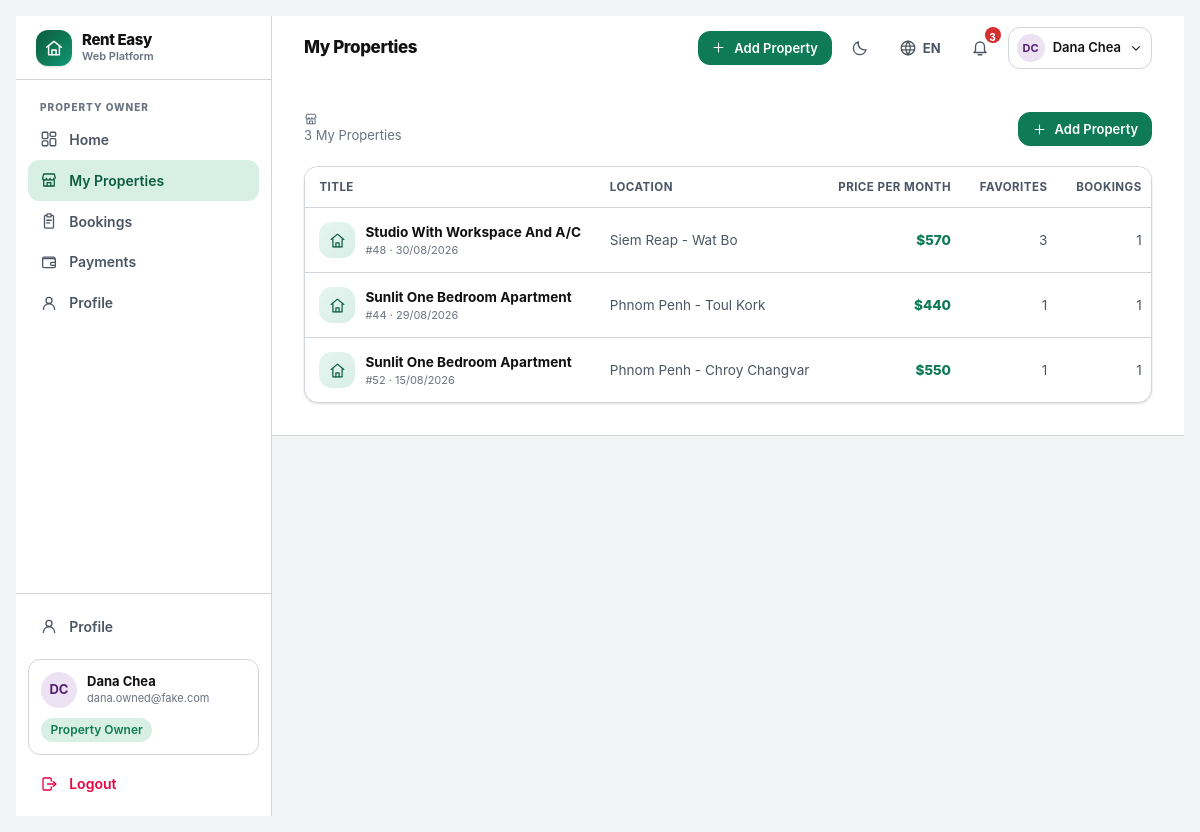
Screenshot of /owner/properties/ (signed in) with the database file from the repository.
### accounts/models.py (models this page shows, shortened)
class User(AbstractBaseUser, PermissionsMixin):
    email = models.EmailField(unique=True, max_length=254)
    username = models.CharField(max_length=30, unique=True, validators=[USERNAME_VALIDATOR])
    full_name = models.CharField(max_length=120, blank=True)
    role = models.CharField(max_length=16, choices=Role.choices, default=Role.RENTER, db_index=True)
    is_active = models.BooleanField(default=True)
    is_staff = models.BooleanField(default=False)
    date_joined = models.DateTimeField(default=timezone.now)
    last_login_at = models.DateTimeField(null=True, blank=True)
    objects = UserManager()
    USERNAME_FIELD = "email"
    REQUIRED_FIELDS = ["username"]
    class Meta:
        ordering = ["full_name", "email"]
        indexes = [models.Index(fields=["role", "is_active"])]
    @property
    def display_name(self) -> str:
        return self.full_name.strip() or self.username or self.email
    @property
    def is_renter(self) -> bool:
        return self.role == Role.RENTER
    @property
    def is_owner(self) -> bool:
        return self.role == Role.OWNER
    @property
    def avatar_hue(self) -> int:
        digest = sum(ord(c) for c in self.email)
        return (digest * 37) % 360

### listings/models.py (models this page shows, shortened)
class Property(models.Model):
    title = models.CharField(max_length=160)
    location = models.CharField(max_length=160, db_index=True)
    price_per_month = models.DecimalField(
        max_digits=10, decimal_places=2, validators=[MinValueValidator(0)], db_index=True
    )
    bedrooms = models.PositiveSmallIntegerField(default=1)
    bathrooms = models.PositiveSmallIntegerField(default=1)
    description = models.TextField(blank=True)
    owner = models.ForeignKey(settings.AUTH_USER_MODEL, on_delete=models.CASCADE, related_name="properties")
    created_at = models.DateTimeField(default=timezone.now)
    updated_at = models.DateTimeField(auto_now=True)
    objects = PropertyQuerySet.as_manager()
    class Meta:
        ordering = ["-created_at"]
        indexes = [
            models.Index(fields=["owner", "-created_at"]),
            models.Index(fields=["location", "price_per_month"]),
        ]
    @property
    def price_display(self) -> str:
        return "${:,.0f}".format(float(self.price_per_month or 0))

### listings/views.py (the view)
# urls.py: path("owner/properties/", views.owner_list, name="owner_list"),
@require_GET
@login_required
@role_guard("is_owner")
def owner_list(request):
    properties = (
        Property.objects.filter(owner=request.user)
        .annotate(favorite_count=_count_favorites(), booking_count=_count_bookings())
        .order_by("-created_at")
    )
    return render(request, "listings/owner_list.html", {"properties": properties})

### core/context_processors.py (called while the page is built)
def site(request):
    return {
        "SITE_NAME": "Rent Easy",
        "SUPPORTED_LANGUAGES": [
            {"code": code, "label": meta["label"], "native_label": meta["native_label"], "flag": meta["flag"]}
            for code, meta in i18n.LANGUAGES.items()
        ],
        "DEFAULT_LANGUAGE": i18n.DEFAULT_LANGUAGE,
        "DEBUG": settings.DEBUG,
    }

def i18n_context(request):
    language = getattr(request, "LANGUAGE_CODE_UI", i18n.DEFAULT_LANGUAGE)
    return {
        "LANG": language,
        "IS_KHMER": language == "km",
        "T": getattr(request, "translator", None) or i18n.Translator(language),
        "THEME": getattr(request, "theme", "light"),
        "IS_DARK": getattr(request, "theme", "light") == "dark",
    }

### core/i18n.py (called while the page is built)
    def __call__(self, key: str, /, **kwargs) -> str:
        pair = CATALOG.get(key)
        if pair is None:
            return key
        value = pair[1] if self.is_khmer else pair[0]
        if kwargs:
            try:
                return value.format(**kwargs)
            except (KeyError, IndexError, ValueError):
                return value
        return value

    def role_label(self, role: str | None) -> str:
        if not role:
            return self("unknown")
        return self(ROLE_KEYS.get(role, "unknown"))

### core/icons.py (called while the page is built)
def render_icon(name: str, size: int | str = 20, class_name: str = "", stroke_width: float | str | None = None) -> str:
    body = ICONS.get(name)
    if body is None:
        body = ICONS["info"]
    attrs = _STROKE_ATTRS
    if stroke_width is not None:
        attrs = attrs.replace('stroke-width="1.75"', f'stroke-width="{stroke_width}"')
    cls = f' class="{class_name}"' if class_name else ""
    return f'<svg {attrs}{cls} width="{size}" height="{size}">{body}</svg>'

### core/templatetags/ui.py (called while the page is built)
@register.simple_tag(name="icon")
def icon_tag(name: str, size: int = 20, css_class: str = "", stroke_width=None) -> str:
    return mark_safe(icon_lib.render_icon(name, size=size, class_name=css_class, stroke_width=stroke_width))

@register.filter(name="short_date")
def short_date(value) -> str:
    if not value:
        return ""
    try:
        return "{:02d}/{:02d}/{:04d}".format(value.day, value.month, value.year)
    except (AttributeError, ValueError):
        return str(value)

def _translator(context) -> Translator:
    t = context.get("T")
    return t if isinstance(t, Translator) else Translator("en")

### listings/views.py (called while the page is built)
def _count_favorites():
    from django.db.models import Count
    return Count("favorites", distinct=True)

### templates/listings/owner_list.html (shortened to what this page needs)
{% extends "base.html" %}
{% load ui humanize %}
{% block page_title %}{% t 'my_properties' %}{% endblock %}
{% block topbar_actions %}
<a href="{% url 'listings:owner_create' %}" class="btn btn-primary btn-sm">{% icon "plus" 15 %} {% t 'add_property' %}</a>
{% endblock %}
{% block content %}
<div class="space-y-5">
  <div class="flex flex-wrap items-center justify-between gap-3">
    <p class="text-[13px] text-ink-3">{% icon "store" 14 %} {{ properties|length }} {% t 'my_properties' %}</p>
    <a href="{% url 'listings:owner_create' %}" class="btn btn-primary btn-sm">{% icon "plus" 15 %} {% t 'add_property' %}</a>
  </div>
  {% if properties %}
    <div class="table-wrap app-card overflow-hidden">
      <table class="data-table">
        <thead>
          <tr>
            <th class="text-start">{% t 'title_label' %}</th>
            <th class="text-start">{% t 'location' %}</th>
            <th class="text-end">{% t 'price_per_month' %}</th>
            <th class="text-end">{% t 'favorites' %}</th>
            <th class="text-end">{% t 'bookings' %}</th>
          </tr>
        </thead>
        <tbody>
          {% for property in properties %}
            <tr>
              <td class="min-w-[12rem]">
                <div class="flex items-center gap-2.5">
                  <span class="property-thumb !h-9 !w-9">{% icon "home" 17 %}</span>
                  <span class="min-w-0">
                    <a href="{% url 'listings:owner_edit' property.pk %}" class="block truncate font-bold hover:text-primary">{{ property.title }}</a>
                    <span class="block text-[11px] text-ink-3">#{{ property.pk }} · {{ property.created_at|short_date }}</span>
                  </span>
                </div>
              </td>
              <td class="whitespace-nowrap text-ink-2">{{ property.location }}</td>
              <td class="whitespace-nowrap text-end font-extrabold text-primary">{{ property.price_display }}</td>
              <td class="text-end text-ink-2">{{ property.favorite_count|default:0 }}</td>
              <td class="text-end text-ink-2">{{ property.booking_count|default:0 }}</td>
            </tr>
          {% endfor %}
        </tbody>
      </table>
    </div>
  {% else %}
    {% url 'listings:owner_create' as create_url %}
  {% endif %}
</div>
{% endblock %}

### templates/base.html (shortened to what this page needs)
{% load static ui i18n %}<!doctype html>
<html lang="{{ LANG }}" class="{% if IS_DARK %}dark{% endif %}">
<head>
<link rel="stylesheet" href="{% static 'css/app.css' %}">
</head>
<body class="min-h-screen bg-canvas text-ink font-sans antialiased">
<div class="flex min-h-screen">
  {% if user.is_authenticated %}
  <aside class="hidden lg:flex lg:w-64 xl:w-72 shrink-0 flex-col border-r border-hairline bg-surface">
    <div class="flex h-16 items-center gap-2.5 border-b border-hairline px-5">
      <span class="grid h-9 w-9 place-items-center rounded-xl hero-gradient text-white shadow-sm">{% icon "logo" 20 %}</span>
      <span class="flex flex-col leading-tight">
        <span class="text-[15px] font-extrabold tracking-tight">{{ SITE_NAME }}</span>
        <span class="text-[11px] font-semibold text-ink-3">{% t 'platform_tag' %}</span>
      </span>
    </div>
    {% include "partials/_nav_sidebar.html" %}
  </aside>
  {% endif %}
  <div class="flex min-w-0 flex-1 flex-col">
    {% if user.is_authenticated %}
<header class="sticky top-0 z-40 border-b border-hairline bg-surface/95 backdrop-blur">
  <div class="flex h-16 items-center gap-3 px-4 sm:px-6 lg:px-8">
    <div class="min-w-0">
      <h1 class="truncate text-[17px] font-extrabold tracking-tight">{% block page_title %}{% t 'home' %}{% endblock %}</h1>
    </div>
    <div class="ms-auto flex items-center gap-1.5 sm:gap-2">
      {% block topbar_actions %}{% endblock %}
      {% include "partials/_preferences_inline.html" %}
      {% include "partials/_notifications.html" %}
      <div class="relative" data-dropdown>
        <button type="button" data-dropdown-toggle
                class="flex items-center gap-2 rounded-xl border border-hairline px-2 py-1.5 hover:border-primary transition-colors"
                aria-haspopup="true" aria-expanded="false">
          <span class="grid h-7 w-7 place-items-center rounded-full text-[11px] font-bold"
                style="background-color: hsl({{ user.avatar_hue }} 42% 92%); color: hsl({{ user.avatar_hue }} 55% 28%);">
            {{ user.display_name|initials }}
          </span>
          <span class="hidden text-[13px] font-semibold sm:block">{{ user.display_name }}</span>
          {% icon "chevron-down" 14 %}
        </button>
            <span class="pill pill-approved mt-2">{% role_label user.role as rl %}{{ rl.label }}</span>
      </div>
    </div>
  </div>
    {% endif %}
    <main id="main" class="flex-1">
      {% block content_wrapper %}
        <div class="mx-auto w-full max-w-7xl px-4 py-6 sm:px-6 lg:px-8 lg:py-8">
          {% block content %}{% endblock %}
        </div>
      {% endblock %}
    </main>
  </div>
</div>
</body>
</html>

### templates/partials/_nav_sidebar.html (shortened to what this page needs)
{% load ui %}
<nav class="flex-1 overflow-y-auto px-3 py-4">
  {% if user.is_renter %}
    {% include "partials/_nav_group_renter.html" %}
  {% elif user.is_owner %}
    {% include "partials/_nav_group_owner.html" %}
  {% elif user.is_superadmin_role %}
    {% include "partials/_nav_group_console.html" %}
  {% endif %}
</nav>
<div class="border-t border-hairline p-3">
  <a href="{% url 'profile' %}" class="nav-item {% nav_active 'profile' 'role_select' %}">
    {% icon "user" 18 %}
    <span class="flex-1 truncate">{% t 'profile' %}</span>
  </a>
  <div class="mt-3 rounded-xl border border-hairline bg-surface-2 p-3">
    <div class="flex items-center gap-2.5">
      <span class="grid h-9 w-9 shrink-0 place-items-center rounded-full text-[13px] font-bold"
            style="background-color: hsl({{ user.avatar_hue }} 42% 92%); color: hsl({{ user.avatar_hue }} 55% 28%);">
        {{ user.display_name|initials }}
      </span>
      <span class="min-w-0 flex-1">
        <span class="block truncate text-[13px] font-bold leading-tight">{{ user.display_name }}</span>
        <span class="block truncate text-[11px] text-ink-3">{{ user.email }}</span>
      </span>
    </div>
    <span class="pill pill-approved mt-2.5">{% role_label user.role as rl %}{{ rl.label }}</span>
  </div>
  <form method="post" action="{% url 'logout' %}" class="mt-2">
    <button type="submit" class="nav-item w-full text-rose-600 hover:bg-rose-50 hover:text-rose-700 dark:text-rose-400 dark:hover:bg-rose-950/40">
      {% icon "logout" 18 %}
      <span>{% t 'logout' %}</span>
    </button>
  </form>
</div>

### static/css/app.css (style rules this page uses)
:root { --canvas:#f3f4f6;--surface:#fff;--surface-2:#fff;--ink:#111;--ink-2:#4b5563;--ink-3:#6b7280;--hairline:#d1d5db;color-scheme:light }

### rows the page displays
User: display_name|initials "DC", display_name "Dana Chea", email "dana.owned@fake.com"
Property: title "Studio With Workspace And A/C", pk "48", created_at|short_date "30/08/2026", location "Siem Reap - Wat Bo", price_display "$570", favorite_count "3", booking_count "1"
Property: title "Sunlit One Bedroom Apartment", pk "44", created_at|short_date "29/08/2026", location "Phnom Penh - Toul Kork", price_display "$440", favorite_count "1", booking_count "1"
Property: title "Sunlit One Bedroom Apartment", pk "52", created_at|short_date "15/08/2026", location "Phnom Penh - Chroy Changvar", price_display "$550", favorite_count "1", booking_count "1"

### other values shown
{{ SITE_NAME }} "Rent Easy"
{{ rl.label }} "Property Owner"
{{ LANG|upper }} "EN"
{{ unread_count }} "3"
{{ properties|length }} "3"
